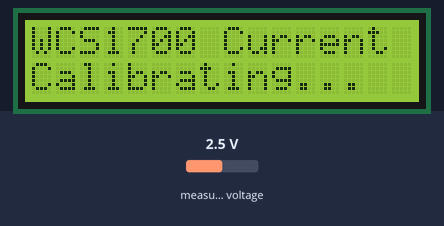
Recording of a sketch running on a simulated Arduino Uno, built with avr-gcc and run on an emulated ATmega328P. Parts: 16×2 character LCD. The test bench sets the inputs (shaded band); at power-on: measured voltage 2.5 V. What the sketch prints to the serial monitor is not drawn.

Above: at 0.3 s.
At 3.3 s:
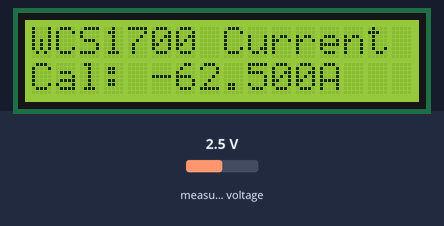
At 5.3 s:
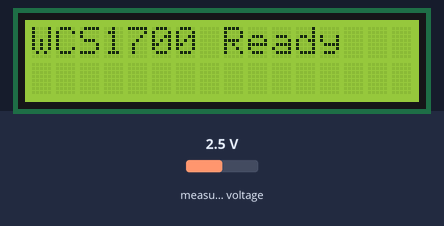
At 6.4 s:
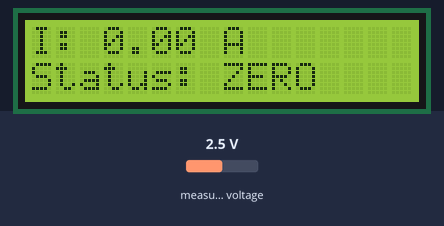

The sketch:

WCS1700_Current_Sensor.ino
```cpp
#include <Wire.h>
#include <Adafruit_ADS1X15.h>
#include <LiquidCrystal_I2C.h>

//used ads1x15 A1 pin
// Hardware setup
Adafruit_ADS1115 ads;
LiquidCrystal_I2C lcd(0x27, 16, 2);

// WCS1700 Specifications (from datasheet)
const float WCS1700_ZERO_CURRENT_VOLTAGE = 2.5;  // 2.5V at 0A
const float WCS1700_SENSITIVITY = 0.040;         // 40mV/A = 0.040V/A
const int CURRENT_CHANNEL = 1;                   // ADS1115 A1 channel
const int NUM_SAMPLES = 1;                      // Number of samples to average

// Calibration variables
float zeroOffset = 0.0;        // Measured zero current offset
bool isCalibrated = false;     // Calibration flag

void setup() {
  Serial.begin(9600);
  Wire.begin();

  // Initialize ADS1115
  if (!ads.begin()) {
    Serial.println("ADS1115 initialization failed!");
    while (1);
  }
  ads.setGain(GAIN_ONE); // ±4.096V range

  // Initialize LCD
  lcd.begin();
  lcd.backlight();
  lcd.setCursor(0, 0);
  lcd.print("WCS1700 Current");

  Serial.println("WCS1700 Current Sensor");
  Serial.println("======================");
  Serial.println("Specifications:");
  Serial.println("- Zero current: 2.5V");
  Serial.println("- Sensitivity: 40mV/A");
  Serial.println("- Range: ±35A");

  // Auto-calibration
  calibrateZeroCurrent();

  lcd.clear();
  lcd.setCursor(0, 0);
  lcd.print("WCS1700 Ready");
  delay(1000);
}

void loop() {
  float current = readCurrent();

  // Serial output
  Serial.print("Current: ");
  Serial.print(current, 3);
  Serial.print(" A | Voltage: ");
  Serial.print(readVoltage(), 3);
  Serial.print(" V | Offset: ");
  Serial.print(zeroOffset, 3);
  Serial.println(" A");

  // LCD display
  lcd.setCursor(0, 0);
  lcd.print("I: ");
  lcd.print(current, 2);
  lcd.print(" A      ");

  lcd.setCursor(0, 1);
  if (abs(current) < 0.05) {
    lcd.print("Status: ZERO    ");
  } else if (abs(current) > 20.0) {
    lcd.print("Status: HIGH    ");
  } else {
    lcd.print("Status: OK      ");
  }

  delay(250);
}

// Read voltage from WCS1700
float readVoltage() {
  float totalVoltage = 0;

  // Take multiple readings for accuracy
  for (int i = 0; i < NUM_SAMPLES; i++) {
    int16_t adc = ads.readADC_SingleEnded(CURRENT_CHANNEL);
    float voltage = ads.computeVolts(adc);
    totalVoltage += voltage;
    delay(2);
  }

  return totalVoltage / NUM_SAMPLES;
}

// Convert voltage to current using WCS1700 formula
float voltageToCurrent(float voltage) {
  // WCS1700 Formula: Current = (Voltage - 2.5V) / 0.040V/A
  return (voltage - WCS1700_ZERO_CURRENT_VOLTAGE) / WCS1700_SENSITIVITY;
}

// Read current with calibration
float readCurrent() {
  float voltage = readVoltage();
  float current = voltageToCurrent(voltage);

  // Apply zero offset calibration
  if (isCalibrated) {
    current -= zeroOffset;
  }

  return current;
}

// Calibrate zero current (no load condition)
void calibrateZeroCurrent() {
  Serial.println("\nCalibrating zero current...");
  Serial.println("Ensure NO current is flowing through sensor!");

  lcd.setCursor(0, 1);
  lcd.print("Calibrating...  ");

  delay(3000); // Wait for stable reading

  // Measure zero current offset
  float voltage = readVoltage();
  zeroOffset = voltageToCurrent(voltage);
  isCalibrated = true;

  Serial.print("Zero calibration complete.");
  Serial.print(" Measured voltage: ");
  Serial.print(voltage, 4);
  Serial.print("V, Offset: ");
  Serial.print(zeroOffset, 4);
  Serial.println("A");

  lcd.setCursor(0, 1);
  lcd.print("Cal: ");
  lcd.print(zeroOffset, 3);
  lcd.print("A   ");
  delay(2000);
}

// Manual recalibration function
void recalibrate() {
  Serial.println("\n=== Manual Recalibration ===");
  calibrateZeroCurrent();
}

// Test different current levels (for validation)
void testCurrentLevels() {
  Serial.println("\n=== WCS1700 Test Results ===");

  for (int test = 0; test < 10; test++) {
    float voltage = readVoltage();
    float rawCurrent = voltageToCurrent(voltage);
    float calibratedCurrent = readCurrent();

    Serial.print("Test ");
    Serial.print(test + 1);
    Serial.print(": V=");
    Serial.print(voltage, 4);
    Serial.print("V, Raw I=");
    Serial.print(rawCurrent, 4);
    Serial.print("A, Cal I=");
    Serial.print(calibratedCurrent, 4);
    Serial.println("A");

    delay(500);
  }
  Serial.println("============================");
}

// Print sensor specifications
void printSpecs() {
  Serial.println("\n=== WCS1700 Specifications ===");
  Serial.print("Zero Current Voltage: ");
  Serial.print(WCS1700_ZERO_CURRENT_VOLTAGE);
  Serial.println("V");
  Serial.print("Sensitivity: ");
  Serial.print(WCS1700_SENSITIVITY * 1000);
  Serial.println("mV/A");
  Serial.print("Current Range: ±");
  Serial.print(2.096 / WCS1700_SENSITIVITY); // Based on ADS1115 range
  Serial.println("A");
  Serial.print("Resolution: ~");
  Serial.print((ads.computeVolts(1) / WCS1700_SENSITIVITY) * 1000);
  Serial.println("mA");

  if (isCalibrated) {
    Serial.print("Zero Offset: ");
    Serial.print(zeroOffset, 4);
    Serial.println("A");
    Serial.print("Actual Zero Voltage: ");
    Serial.print(WCS1700_ZERO_CURRENT_VOLTAGE + (zeroOffset * WCS1700_SENSITIVITY), 4);
    Serial.println("V");
  }
  Serial.println("===============================");
}

// Uncomment these lines in loop() for testing:
// recalibrate(); delay(10000); return;        // Manual recalibration
// testCurrentLevels(); delay(10000); return;  // Test readings
// printSpecs(); delay(10000); return;         // Show specifications
```

Measured:
- what the display in image 0 shows lasts 3.1 s, from 0.2 s to 3.3 s
- what the display in image 1 shows lasts 2.0 s, from 3.3 s to 5.3 s
- what the display in image 2 shows lasts 1.0 s, from 5.3 s to 6.3 s
